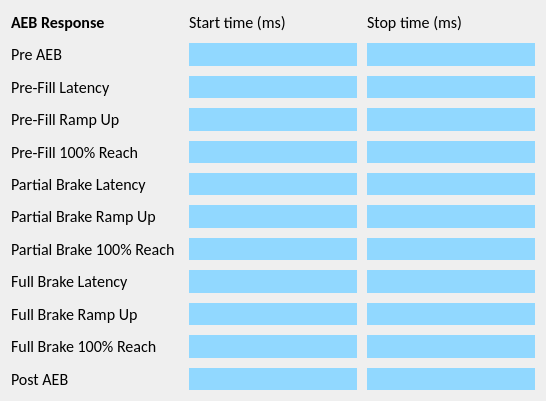
       <widget class="QWidget" name="gridLayoutWidget_27">
        <property name="geometry">
         <rect>
          <x>100</x>
          <y>131</y>
          <width>546</width>
          <height>401</height>
         </rect>
        </property>
        <layout class="QGridLayout" name="gridLayout_27">
         <property name="spacing">
          <number>10</number>
         </property>
         <item row="0" column="0">
          <widget class="QLabel" name="label_131">
           <property name="font">
            <font>
             <family>Calibri</family>
             <pointsize>12</pointsize>
             <bold>true</bold>
            </font>
           </property>
           <property name="text">
            <string>AEB Response</string>
           </property>
          </widget>
         </item>
         <item row="0" column="2">
          <widget class="QLabel" name="label_133">
           <property name="font">
            <font>
             <family>Calibri</family>
             <pointsize>12</pointsize>
             <bold>false</bold>
            </font>
           </property>
           <property name="text">
            <string>Stop time (ms)</string>
           </property>
          </widget>
         </item>
         <item row="8" column="0">
          <widget class="QLabel" name="label_141">
           <property name="font">
            <font>
             <family>Calibri</family>
             <pointsize>12</pointsize>
             <bold>false</bold>
            </font>
           </property>
           <property name="text">
            <string>Full Brake Latency</string>
           </property>
          </widget>
         </item>
         <item row="9" column="0">
          <widget class="QLabel" name="label_142">
           <property name="font">
            <font>
             <family>Calibri</family>
             <pointsize>12</pointsize>
             <bold>false</bold>
            </font>
           </property>
           <property name="text">
            <string>Full Brake Ramp Up</string>
           </property>
          </widget>
         </item>
         <item row="3" column="0">
          <widget class="QLabel" name="label_136">
           <property name="font">
            <font>
             <family>Calibri</family>
             <pointsize>12</pointsize>
             <bold>false</bold>
            </font>
           </property>
           <property name="text">
            <string>Pre-Fill Ramp Up</string>
           </property>
          </widget>
         </item>
         <item row="10" column="0">
          <widget class="QLabel" name="label_143">
           <property name="font">
            <font>
             <family>Calibri</family>
             <pointsize>12</pointsize>
             <bold>false</bold>
            </font>
           </property>
           <property name="text">
            <string>Full Brake 100% Reach</string>
           </property>
          </widget>
         </item>
         <item row="7" column="0">
          <widget class="QLabel" name="label_140">
           <property name="font">
            <font>
             <family>Calibri</family>
             <pointsize>12</pointsize>
             <bold>false</bold>
            </font>
           </property>
           <property name="text">
            <string>Partial Brake 100% Reach</string>
           </property>
          </widget>
         </item>
         <item row="5" column="0">
          <widget class="QLabel" name="label_138">
           <property name="font">
            <font>
             <family>Calibri</family>
             <pointsize>12</pointsize>
             <bold>false</bold>
            </font>
           </property>
           <property name="text">
            <string>Partial Brake Latency</string>
           </property>
          </widget>
         </item>
         <item row="0" column="1">
          <widget class="QLabel" name="label_132">
           <property name="font">
            <font>
             <family>Calibri</family>
             <pointsize>12</pointsize>
             <bold>false</bold>
            </font>
           </property>
           <property name="text">
            <string>Start time (ms)</string>
           </property>
          </widget>
         </item>
         <item row="4" column="0">
          <widget class="QLabel" name="label_137">
           <property name="font">
            <font>
             <family>Calibri</family>
             <pointsize>12</pointsize>
             <bold>false</bold>
            </font>
           </property>
           <property name="text">
            <string>Pre-Fill 100% Reach</string>
           </property>
          </widget>
         </item>
         <item row="2" column="0">
          <widget class="QLabel" name="label_135">
           <property name="font">
            <font>
             <family>Calibri</family>
             <pointsize>12</pointsize>
             <bold>false</bold>
            </font>
           </property>
           <property name="text">
            <string>Pre-Fill Latency</string>
           </property>
          </widget>
         </item>
         <item row="1" column="0">
          <widget class="QLabel" name="label_134">
           <property name="font">
            <font>
             <family>Calibri</family>
             <pointsize>12</pointsize>
             <bold>false</bold>
            </font>
           </property>
           <property name="text">
            <string>Pre AEB</string>
           </property>
          </widget>
         </item>
         <item row="6" column="0">
          <widget class="QLabel" name="label_139">
           <property name="font">
            <font>
             <family>Calibri</family>
             <pointsize>12</pointsize>
             <bold>false</bold>
            </font>
           </property>
           <property name="text">
            <string>Partial Brake Ramp Up</string>
           </property>
          </widget>
         </item>
         <item row="11" column="0">
          <widget class="QLabel" name="label_144">
           <property name="font">
            <font>
             <family>Calibri</family>
             <pointsize>12</pointsize>
             <bold>false</bold>
            </font>
           </property>
           <property name="text">
            <string>Post AEB</string>
           </property>
          </widget>
         </item>
         <item row="1" column="1">
          <widget class="QLabel" name="output_aeb2_preaeb_1">
           <property name="font">
            <font>
             <family>Calibri</family>
             <pointsize>12</pointsize>
             <bold>false</bold>
            </font>
           </property>
           <property name="styleSheet">
            <string notr="true">QLabel{background-color: rgb(145, 216, 255)}</string>
           </property>
           <property name="text">
            <string/>
           </property>
           <property name="alignment">
            <set>Qt::AlignRight|Qt::AlignTrailing|Qt::AlignVCenter</set>
           </property>
          </widget>
         </item>
         <item row="1" column="2">
          <widget class="QLabel" name="output_aeb2_preaeb_2">
           <property name="font">
            <font>
             <family>Calibri</family>
             <pointsize>12</pointsize>
             <bold>false</bold>
            </font>
           </property>
           <property name="styleSheet">
            <string notr="true">QLabel{background-color: rgb(145, 216, 255)}</string>
           </property>
           <property name="text">
            <string/>
           </property>
           <property name="alignment">
            <set>Qt::AlignRight|Qt::AlignTrailing|Qt::AlignVCenter</set>
           </property>
          </widget>
         </item>
         <item row="2" column="1">
          <widget class="QLabel" name="output_aeb2_prefill_lat_1">
           <property name="font">
            <font>
             <family>Calibri</family>
             <pointsize>12</pointsize>
             <bold>false</bold>
            </font>
           </property>
           <property name="styleSheet">
            <string notr="true">QLabel{background-color: rgb(145, 216, 255)}</string>
           </property>
           <property name="text">
            <string/>
           </property>
           <property name="alignment">
            <set>Qt::AlignRight|Qt::AlignTrailing|Qt::AlignVCenter</set>
           </property>
          </widget>
         </item>
         <item row="2" column="2">
          <widget class="QLabel" name="output_aeb2_prefill_lat_2">
           <property name="font">
            <font>
             <family>Calibri</family>
             <pointsize>12</pointsize>
             <bold>false</bold>
            </font>
           </property>
           <property name="styleSheet">
            <string notr="true">QLabel{background-color: rgb(145, 216, 255)}</string>
           </property>
           <property name="text">
            <string/>
           </property>
           <property name="alignment">
            <set>Qt::AlignRight|Qt::AlignTrailing|Qt::AlignVCenter</set>
           </property>
          </widget>
         </item>
         <item row="3" column="1">
          <widget class="QLabel" name="output_aeb2_prefill_ramp_1">
           <property name="font">
            <font>
             <family>Calibri</family>
             <pointsize>12</pointsize>
             <bold>false</bold>
            </font>
           </property>
           <property name="styleSheet">
            <string notr="true">QLabel{background-color: rgb(145, 216, 255)}</string>
           </property>
           <property name="text">
            <string/>
           </property>
           <property name="alignment">
            <set>Qt::AlignRight|Qt::AlignTrailing|Qt::AlignVCenter</set>
           </property>
          </widget>
         </item>
         <item row="3" column="2">
          <widget class="QLabel" name="output_aeb2_prefill_ramp_2">
           <property name="font">
            <font>
             <family>Calibri</family>
             <pointsize>12</pointsize>
             <bold>false</bold>
            </font>
           </property>
           <property name="styleSheet">
            <string notr="true">QLabel{background-color: rgb(145, 216, 255)}</string>
           </property>
           <property name="text">
            <string/>
           </property>
           <property name="alignment">
            <set>Qt::AlignRight|Qt::AlignTrailing|Qt::AlignVCenter</set>
           </property>
          </widget>
         </item>
         <item row="4" column="1">
          <widget class="QLabel" name="output_aeb2_prefill_reach_1">
           <property name="font">
            <font>
             <family>Calibri</family>
             <pointsize>12</pointsize>
             <bold>false</bold>
            </font>
           </property>
           <property name="styleSheet">
            <string notr="true">QLabel{background-color: rgb(145, 216, 255)}</string>
           </property>
           <property name="text">
            <string/>
           </property>
           <property name="alignment">
            <set>Qt::AlignRight|Qt::AlignTrailing|Qt::AlignVCenter</set>
           </property>
          </widget>
         </item>
         <item row="4" column="2">
          <widget class="QLabel" name="output_aeb2_prefill_reach_2">
           <property name="font">
            <font>
             <family>Calibri</family>
             <pointsize>12</pointsize>
             <bold>false</bold>
            </font>
           </property>
           <property name="styleSheet">
            <string notr="true">QLabel{background-color: rgb(145, 216, 255)}</string>
           </property>
           <property name="text">
            <string/>
           </property>
           <property name="alignment">
            <set>Qt::AlignRight|Qt::AlignTrailing|Qt::AlignVCenter</set>
           </property>
          </widget>
         </item>
         <item row="5" column="1">
          <widget class="QLabel" name="output_aeb2_part_lat_1">
           <property name="font">
            <font>
             <family>Calibri</family>
             <pointsize>12</pointsize>
             <bold>false</bold>
            </font>
           </property>
           <property name="styleSheet">
            <string notr="true">QLabel{background-color: rgb(145, 216, 255)}</string>
           </property>
           <property name="text">
            <string/>
           </property>
           <property name="alignment">
            <set>Qt::AlignRight|Qt::AlignTrailing|Qt::AlignVCenter</set>
           </property>
          </widget>
         </item>
         <item row="5" column="2">
          <widget class="QLabel" name="output_aeb2_part_lat_2">
           <property name="font">
            <font>
             <family>Calibri</family>
             <pointsize>12</pointsize>
             <bold>false</bold>
            </font>
           </property>
           <property name="styleSheet">
            <string notr="true">QLabel{background-color: rgb(145, 216, 255)}</string>
           </property>
           <property name="text">
            <string/>
           </property>
           <property name="alignment">
            <set>Qt::AlignRight|Qt::AlignTrailing|Qt::AlignVCenter</set>
           </property>
          </widget>
         </item>
         <item row="6" column="1">
          <widget class="QLabel" name="output_aeb2_part_ramp_1">
           <property name="font">
            <font>
             <family>Calibri</family>
             <pointsize>12</pointsize>
             <bold>false</bold>
            </font>
           </property>
           <property name="styleSheet">
            <string notr="true">QLabel{background-color: rgb(145, 216, 255)}</string>
           </property>
           <property name="text">
            <string/>
           </property>
           <property name="alignment">
            <set>Qt::AlignRight|Qt::AlignTrailing|Qt::AlignVCenter</set>
           </property>
          </widget>
         </item>
         <item row="6" column="2">
          <widget class="QLabel" name="output_aeb2_part_ramp_2">
           <property name="font">
            <font>
             <family>Calibri</family>
             <pointsize>12</pointsize>
             <bold>false</bold>
            </font>
           </property>
           <property name="styleSheet">
            <string notr="true">QLabel{background-color: rgb(145, 216, 255)}</string>
           </property>
           <property name="text">
            <string/>
           </property>
           <property name="alignment">
            <set>Qt::AlignRight|Qt::AlignTrailing|Qt::AlignVCenter</set>
           </property>
          </widget>
         </item>
         <item row="7" column="1">
          <widget class="QLabel" name="output_aeb2_part_reach_1">
           <property name="font">
            <font>
             <family>Calibri</family>
             <pointsize>12</pointsize>
             <bold>false</bold>
            </font>
           </property>
           <property name="styleSheet">
            <string notr="true">QLabel{background-color: rgb(145, 216, 255)}</string>
           </property>
           <property name="text">
            <string/>
           </property>
           <property name="alignment">
            <set>Qt::AlignRight|Qt::AlignTrailing|Qt::AlignVCenter</set>
           </property>
          </widget>
         </item>
         <item row="7" column="2">
          <widget class="QLabel" name="output_aeb2_part_reach_2">
           <property name="font">
            <font>
             <family>Calibri</family>
             <pointsize>12</pointsize>
             <bold>false</bold>
            </font>
           </property>
           <property name="styleSheet">
            <string notr="true">QLabel{background-color: rgb(145, 216, 255)}</string>
           </property>
           <property name="text">
            <string/>
           </property>
           <property name="alignment">
            <set>Qt::AlignRight|Qt::AlignTrailing|Qt::AlignVCenter</set>
           </property>
          </widget>
         </item>
         <item row="8" column="1">
          <widget class="QLabel" name="output_aeb2_full_lat_1">
           <property name="font">
            <font>
             <family>Calibri</family>
             <pointsize>12</pointsize>
             <bold>false</bold>
            </font>
           </property>
           <property name="styleSheet">
            <string notr="true">QLabel{background-color: rgb(145, 216, 255)}</string>
           </property>
           <property name="text">
            <string/>
           </property>
           <property name="alignment">
            <set>Qt::AlignRight|Qt::AlignTrailing|Qt::AlignVCenter</set>
           </property>
          </widget>
         </item>
         <item row="8" column="2">
          <widget class="QLabel" name="output_aeb2_full_lat_2">
           <property name="font">
            <font>
             <family>Calibri</family>
             <pointsize>12</pointsize>
             <bold>false</bold>
            </font>
           </property>
           <property name="styleSheet">
            <string notr="true">QLabel{background-color: rgb(145, 216, 255)}</string>
           </property>
           <property name="text">
            <string/>
           </property>
           <property name="alignment">
            <set>Qt::AlignRight|Qt::AlignTrailing|Qt::AlignVCenter</set>
           </property>
          </widget>
         </item>
         <item row="9" column="1">
          <widget class="QLabel" name="output_aeb2_full_ramp_1">
           <property name="font">
            <font>
             <family>Calibri</family>
             <pointsize>12</pointsize>
             <bold>false</bold>
            </font>
           </property>
           <property name="styleSheet">
            <string notr="true">QLabel{background-color: rgb(145, 216, 255)}</string>
           </property>
           <property name="text">
            <string/>
           </property>
           <property name="alignment">
            <set>Qt::AlignRight|Qt::AlignTrailing|Qt::AlignVCenter</set>
           </property>
          </widget>
         </item>
         <item row="9" column="2">
          <widget class="QLabel" name="output_aeb2_full_ramp_2">
           <property name="font">
            <font>
             <family>Calibri</family>
             <pointsize>12</pointsize>
             <bold>false</bold>
            </font>
           </property>
           <property name="styleSheet">
            <string notr="true">QLabel{background-color: rgb(145, 216, 255)}</string>
           </property>
           <property name="text">
            <string/>
           </property>
           <property name="alignment">
            <set>Qt::AlignRight|Qt::AlignTrailing|Qt::AlignVCenter</set>
           </property>
          </widget>
         </item>
         <item row="10" column="1">
          <widget class="QLabel" name="output_aeb2_full_reach_1">
           <property name="font">
            <font>
             <family>Calibri</family>
             <pointsize>12</pointsize>
             <bold>false</bold>
            </font>
           </property>
           <property name="styleSheet">
            <string notr="true">QLabel{background-color: rgb(145, 216, 255)}</string>
           </property>
           <property name="text">
            <string/>
           </property>
           <property name="alignment">
            <set>Qt::AlignRight|Qt::AlignTrailing|Qt::AlignVCenter</set>
           </property>
          </widget>
         </item>
         <item row="10" column="2">
          <widget class="QLabel" name="output_aeb2_full_reach_2">
           <property name="font">
            <font>
             <family>Calibri</family>
             <pointsize>12</pointsize>
             <bold>false</bold>
            </font>
           </property>
           <property name="styleSheet">
            <string notr="true">QLabel{background-color: rgb(145, 216, 255)}</string>
           </property>
           <property name="text">
            <string/>
           </property>
           <property name="alignment">
            <set>Qt::AlignRight|Qt::AlignTrailing|Qt::AlignVCenter</set>
           </property>
          </widget>
         </item>
         <item row="11" column="1">
          <widget class="QLabel" name="output_aeb2_postaeb_1">
           <property name="font">
            <font>
             <family>Calibri</family>
             <pointsize>12</pointsize>
             <bold>false</bold>
            </font>
           </property>
           <property name="styleSheet">
            <string notr="true">QLabel{background-color: rgb(145, 216, 255)}</string>
           </property>
           <property name="text">
            <string/>
           </property>
           <property name="alignment">
            <set>Qt::AlignRight|Qt::AlignTrailing|Qt::AlignVCenter</set>
           </property>
          </widget>
         </item>
         <item row="11" column="2">
          <widget class="QLabel" name="output_aeb2_postaeb_2">
           <property name="font">
            <font>
             <family>Calibri</family>
             <pointsize>12</pointsize>
             <bold>false</bold>
            </font>
           </property>
           <property name="styleSheet">
            <string notr="true">QLabel{background-color: rgb(145, 216, 255)}</string>
           </property>
           <property name="text">
            <string/>
           </property>
           <property name="alignment">
            <set>Qt::AlignRight|Qt::AlignTrailing|Qt::AlignVCenter</set>
           </property>
          </widget>
         </item>
        </layout>
       </widget>
